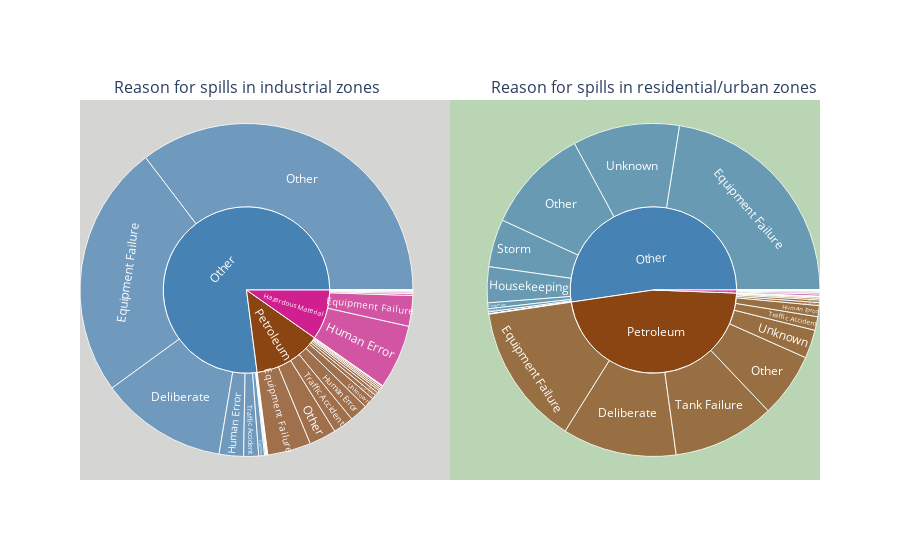

The code cell stored with this chart in its notebook:
### Code cell
def create_sunburst(data, title, colors):
    return px.sunburst(
        data,
        path=['Material Family', 'Contributing Factor'],
        values='Quantity',
        color='Material Family',
        color_discrete_map=colors,
        title=title
    )
    
# Aggregate the data
hazardous_aggregated = data_top_hazardous.groupby(['Material Family', 'Contributing Factor'], as_index=False)['Quantity'].sum()
total_aggregated = data_top_total.groupby(['Material Family', 'Contributing Factor'], as_index=False)['Quantity'].sum()

# Create sunburst charts
fig_hazardous = create_sunburst(hazardous_aggregated, f"Reason for spills\nin industrial zones", COLORS)
fig_total = create_sunburst(total_aggregated, f"Reason for spills\nin residential/urban zones", COLORS)

# Create a subplot with 2 columns
fig = make_subplots(rows=1, cols=2, subplot_titles=[fig_hazardous.layout.title.text, fig_total.layout.title.text], specs=[[{'type': 'domain'}, {'type': 'domain'}]])
domain_col1 = [0, 0.5]
domain_col2 = [0.5, 1]



# Add traces from the individual sunburst charts to the subplot
for trace in fig_hazardous.data:
    fig.add_trace(trace, row=1, col=1)
    add_background_color(fig, domain_col1, '#d5d5d3')
for trace in fig_total.data:
    fig.add_trace(trace, row=1, col=2)
    add_background_color(fig, domain_col2, '#b9d5b4')




# Show the combined figure
fig.show()
fig.write_image('viz4.png', width=1000, height=500)

### Figure 1 — Plotly figure (JSON) as saved in the notebook; plotly's stock layout.template omitted (floating-point values rounded to 4 significant figures)
{"data": [{"branchvalues": "total", "customdata": [["Hazardous Material"], ["Petroleum"], ["Other"], ["Hazardous Material"], ["Other"], ["Hazardous Material"], ["Petroleum"], ["Other"], ["Hazardous Material"], ["Petroleum"], ["Other"], ["Petroleum"], ["Other"], ["Petroleum"], ["Other"], ["Hazardous Material"], ["Petroleum"], ["Petroleum"], ["Hazardous Material"], ["Hazardous Material"], ["Petroleum"], ["Petroleum"], ["Other"], ["Hazardous Material"], ["Other"], ["Other"], ["Hazardous Material"], ["Petroleum"], ["Other"], ["Hazardous Material"], ["Petroleum"], ["Other"], ["Hazardous Material"], ["Petroleum"], ["Petroleum"], ["Other"], ["Hazardous Material"], ["Other"], ["Petroleum"], ["Hazardous Material"], ["Other"], ["Petroleum"]], "domain": {"x": [0, 0.45], "y": [0, 1]}, "hovertemplate": "labels=%{label}<br>Quantity=%{value}<br>parent=%{parent}<br>id=%{id}<br>Material Family=%{customdata[0]}<extra></extra>", "ids": ["Hazardous Material/Abandoned Drums", "Petroleum/Housekeeping", "Other/Housekeeping", "Hazardous Material/Housekeeping", "Other/Equipment Failure", "Hazardous Material/Equipment Failure", "Petroleum/Equipment Failure", "Other/Deliberate", "Hazardous Material/Deliberate", "Petroleum/Abandoned Drums", "Other/Abandoned Drums", "Petroleum/Deliberate", "Other/Storm", "Petroleum/Tank Failure", "Other/Tank Failure", "Hazardous Material/Tank Failure", "Petroleum/Storm", "Petroleum/Other", "Hazardous Material/Storm", "Hazardous Material/Other", "Petroleum/Missing Code in Old Data - Must be fixed", "Petroleum/Human Error", "Other/Human Error", "Hazardous Material/Human Error", "Other/Other", "Other/Vandalism", "Hazardous Material/Vandalism", "Petroleum/Unknown", "Other/Unknown", "Hazardous Material/Unknown", "Petroleum/Traffic Accident", "Other/Tank Test Failure", "Hazardous Material/Traffic Accident", "Petroleum/Tank Test Failure", "Petroleum/Tank Overfill", "Other/Tank Overfill", "Hazardous Material/Tank Overfill", "Other/Traffic Accident", "Petroleum/Vandalism", "Hazardous Material", "Other", "Petroleum"], "labels": ["Abandoned Drums", "Housekeeping", "Housekeeping", "Housekeeping", "Equipment Failure", "Equipment Failure", "Equipment Failure", "Deliberate", "Deliberate", "Abandoned Drums", "Abandoned Drums", "Deliberate", "Storm", "Tank Failure", "Tank Failure", "Tank Failure", "Storm", "Other", "Storm", "Other", "Missing Code in Old Data - Must be fixed", "Human Error", "Human Error", "Human Error", "Other", "Vandalism", "Vandalism", "Unknown", "Unknown", "Unknown", "Traffic Accident", "Tank Test Failure", "Traffic Accident", "Tank Test Failure", "Tank Overfill", "Tank Overfill", "Tank Overfill", "Traffic Accident", "Vandalism", "Hazardous Material", "Other", "Petroleum"], "marker": {"colors": ["#D02090", "#8B4513", "#4682B4", "#D02090", "#4682B4", "#D02090", "#8B4513", "#4682B4", "#D02090", "#8B4513", "#4682B4", "#8B4513", "#4682B4", "#8B4513", "#4682B4", "#D02090", "#8B4513", "#8B4513", "#D02090", "#D02090", "#8B4513", "#8B4513", "#4682B4", "#D02090", "#4682B4", "#4682B4", "#D02090", "#8B4513", "#4682B4", "#D02090", "#8B4513", "#4682B4", "#D02090", "#8B4513", "#8B4513", "#4682B4", "#D02090", "#4682B4", "#8B4513", "#D02090", "#4682B4", "#8B4513"]}, "name": "", "parents": ["Hazardous Material", "Petroleum", "Other", "Hazardous Material", "Other", "Hazardous Material", "Petroleum", "Other", "Hazardous Material", "Petroleum", "Other", "Petroleum", "Other", "Petroleum", "Other", "Hazardous Material", "Petroleum", "Petroleum", "Hazardous Material", "Hazardous Material", "Petroleum", "Petroleum", "Other", "Hazardous Material", "Other", "Other", "Hazardous Material", "Petroleum", "Other", "Hazardous Material", "Petroleum", "Other", "Hazardous Material", "Petroleum", "Petroleum", "Other", "Hazardous Material", "Other", "Petroleum", "", "", ""], "type": "sunburst", "values": [37630.0, 25160.0, 19070.0, 6055.0, 9975000.0, 1202000.0, 1707000.0, 4987000.0, 3932.0, 69330.0, 43020.0, 66750.0, 380.8, 168000.0, 20570.0, 16240.0, 10260.0, 1065000.0, 3804.0, 54710.0, 518.6, 711600.0, 958300.0, 2525000.0, 14310000.0, 28860.0, 2657.0, 413300.0, 227700.0, 77390.0, 810000.0, 3827.0, 9768.0, 61140.0, 102400.0, 9997.0, 3108.0, 586100.0, 133000.0, 3943000.0, 31170000.0, 5343000.0]}, {"branchvalues": "total", "customdata": [["Hazardous Material"], ["Petroleum"], ["Other"], ["Hazardous Material"], ["Other"], ["Hazardous Material"], ["Petroleum"], ["Other"], ["Hazardous Material"], ["Petroleum"], ["Other"], ["Petroleum"], ["Other"], ["Petroleum"], ["Other"], ["Hazardous Material"], ["Petroleum"], ["Other"], ["Petroleum"], ["Petroleum"], ["Hazardous Material"], ["Petroleum"], ["Other"], ["Hazardous Material"], ["Hazardous Material"], ["Other"], ["Hazardous Material"], ["Petroleum"], ["Other"], ["Hazardous Material"], ["Petroleum"], ["Other"], ["Hazardous Material"], ["Petroleum"], ["Petroleum"], ["Other"], ["Hazardous Material"], ["Other"], ["Petroleum"], ["Hazardous Material"], ["Other"], ["Petroleum"]], "domain": {"x": [0.55, 1], "y": [0, 1]}, "hovertemplate": "labels=%{label}<br>Quantity=%{value}<br>parent=%{parent}<br>id=%{id}<br>Material Family=%{customdata[0]}<extra></extra>", "ids": ["Hazardous Material/Abandoned Drums", "Petroleum/Housekeeping", "Other/Housekeeping", "Hazardous Material/Housekeeping", "Other/Equipment Failure", "Hazardous Material/Equipment Failure", "Petroleum/Equipment Failure", "Other/Deliberate", "Hazardous Material/Deliberate", "Petroleum/Abandoned Drums", "Other/Abandoned Drums", "Petroleum/Deliberate", "Other/Storm", "Petroleum/Tank Failure", "Other/Tank Failure", "Hazardous Material/Tank Failure", "Petroleum/Storm", "Other/Other", "Petroleum/Other", "Petroleum/Missing Code in Old Data - Must be fixed", "Hazardous Material/Missing Code in Old Data - Must be fixed", "Petroleum/Human Error", "Other/Human Error", "Hazardous Material/Human Error", "Hazardous Material/Other", "Other/Vandalism", "Hazardous Material/Vandalism", "Petroleum/Unknown", "Other/Unknown", "Hazardous Material/Unknown", "Petroleum/Traffic Accident", "Other/Tank Test Failure", "Hazardous Material/Traffic Accident", "Petroleum/Tank Test Failure", "Petroleum/Tank Overfill", "Other/Tank Overfill", "Hazardous Material/Tank Overfill", "Other/Traffic Accident", "Petroleum/Vandalism", "Hazardous Material", "Other", "Petroleum"], "labels": ["Abandoned Drums", "Housekeeping", "Housekeeping", "Housekeeping", "Equipment Failure", "Equipment Failure", "Equipment Failure", "Deliberate", "Deliberate", "Abandoned Drums", "Abandoned Drums", "Deliberate", "Storm", "Tank Failure", "Tank Failure", "Tank Failure", "Storm", "Other", "Other", "Missing Code in Old Data - Must be fixed", "Missing Code in Old Data - Must be fixed", "Human Error", "Human Error", "Human Error", "Other", "Vandalism", "Vandalism", "Unknown", "Unknown", "Unknown", "Traffic Accident", "Tank Test Failure", "Traffic Accident", "Tank Test Failure", "Tank Overfill", "Tank Overfill", "Tank Overfill", "Traffic Accident", "Vandalism", "Hazardous Material", "Other", "Petroleum"], "marker": {"colors": ["#D02090", "#8B4513", "#4682B4", "#D02090", "#4682B4", "#D02090", "#8B4513", "#4682B4", "#D02090", "#8B4513", "#4682B4", "#8B4513", "#4682B4", "#8B4513", "#4682B4", "#D02090", "#8B4513", "#4682B4", "#8B4513", "#8B4513", "#D02090", "#8B4513", "#4682B4", "#D02090", "#D02090", "#4682B4", "#D02090", "#8B4513", "#4682B4", "#D02090", "#8B4513", "#4682B4", "#D02090", "#8B4513", "#8B4513", "#4682B4", "#D02090", "#4682B4", "#8B4513", "#D02090", "#4682B4", "#8B4513"]}, "name": "", "parents": ["Hazardous Material", "Petroleum", "Other", "Hazardous Material", "Other", "Hazardous Material", "Petroleum", "Other", "Hazardous Material", "Petroleum", "Other", "Petroleum", "Other", "Petroleum", "Other", "Hazardous Material", "Petroleum", "Other", "Petroleum", "Petroleum", "Hazardous Material", "Petroleum", "Other", "Hazardous Material", "Hazardous Material", "Other", "Hazardous Material", "Petroleum", "Other", "Hazardous Material", "Petroleum", "Other", "Hazardous Material", "Petroleum", "Petroleum", "Other", "Hazardous Material", "Other", "Petroleum", "", "", ""], "type": "sunburst", "values": [11850.0, 209800.0, 2845000.0, 17860.0, 18390000.0, 161300.0, 11260000.0, 460800.0, 122000.0, 40970.0, 16800.0, 9051000.0, 3790000.0, 8100000.0, 23.17, 17700.0, 95140.0, 8366000.0, 5112000.0, 1026.0, 3.785, 878800.0, 246100.0, 14990.0, 103000.0, 2214.0, 5686.0, 2257000.0, 8479000.0, 21560.0, 1085000.0, 121.0, 293.4, 231300.0, 130100.0, 817.6, 151.4, 164300.0, 35290.0, 476400.0, 42760000.0, 38490000.0]}], "layout": {"annotations": [{"font": {"size": 16}, "showarrow": false, "text": "Reason for spills\nin industrial zones", "x": 0.225, "xanchor": "center", "xref": "paper", "y": 1, "yanchor": "bottom", "yref": "paper"}, {"font": {"size": 16}, "showarrow": false, "text": "Reason for spills\nin residential/urban zones", "x": 0.775, "xanchor": "center", "xref": "paper", "y": 1, "yanchor": "bottom", "yref": "paper"}], "shapes": [{"fillcolor": "#d5d5d3", "layer": "below", "line": {"width": 0}, "type": "rect", "x0": 0, "x1": 0.5, "xref": "paper", "y0": 0, "y1": 1, "yref": "paper"}, {"fillcolor": "#b9d5b4", "layer": "below", "line": {"width": 0}, "type": "rect", "x0": 0.5, "x1": 1, "xref": "paper", "y0": 0, "y1": 1, "yref": "paper"}]}}
